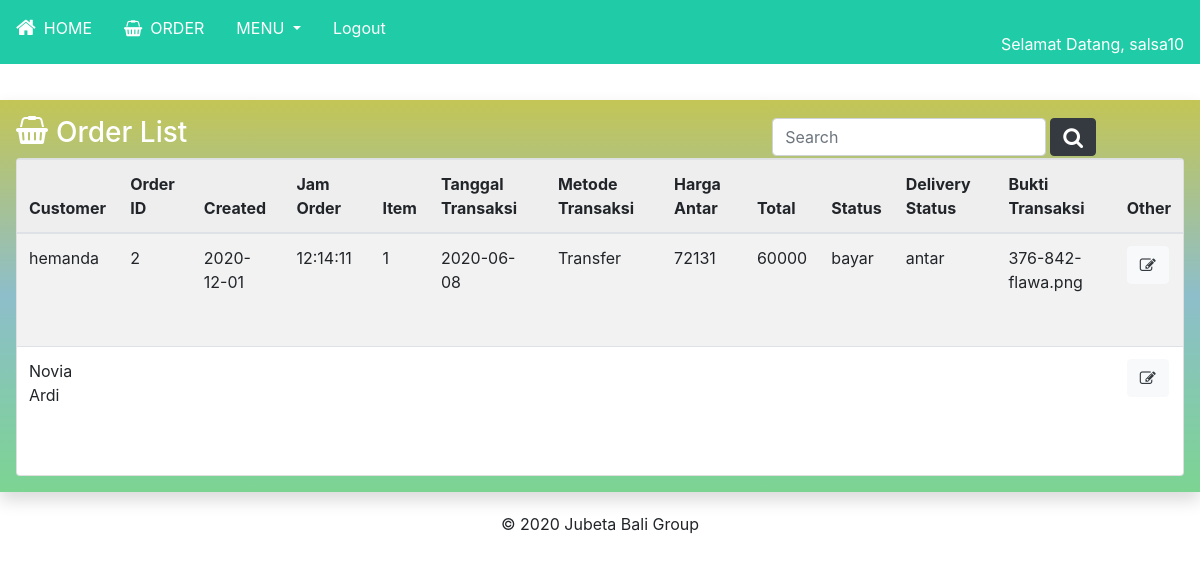
Page /admin/order.php (signed in) on the committed database.
### tables this page shows
CREATE TABLE `detail_user` (
  `id_detail_user` int(11) NOT NULL,
  `id_pembeli` int(11) NOT NULL,
  `foto_user` varchar(225) NOT NULL,
  `nama` varchar(100) DEFAULT NULL,
  `email` varchar(100) NOT NULL,
  `tempat_lahir` varchar(100) NOT NULL,
  `tgl_lahir` date DEFAULT NULL,
  `alamat` varchar(100) NOT NULL,
  `no_telp` varchar(50) NOT NULL,
  `jenis_kelamin` varchar(25) DEFAULT NULL,
  `ktp_selfie` varchar(225) NOT NULL,
  `foto_ktp` varchar(225) NOT NULL
);

CREATE TABLE `pesan` (
  `id_pesan` int(11) NOT NULL,
  `id_produk` int(11) DEFAULT NULL,
  `id_user` int(11) DEFAULT NULL,
  `tgl_order` date DEFAULT NULL,
  `jam_order` time DEFAULT NULL,
  `jml_order` int(11) DEFAULT NULL
);

CREATE TABLE `transaksi` (
  `id_transaksi` int(11) NOT NULL,
  `id_pesan` int(100) NOT NULL,
  `tgl_transaksi` date NOT NULL,
  `metode_pembayaran` enum('Transfer','COD','','') NOT NULL,
  `harga_antar` int(11) DEFAULT NULL,
  `status` varchar(25) DEFAULT NULL,
  `produk_status` varchar(50) NOT NULL,
  `total_harga` int(11) DEFAULT NULL,
  `bukti_pembayaran` varchar(50) NOT NULL
);

### admin/order.php (the view, shortened to what this page needs)
<?php
if($_SESSION){
  $username = $_SESSION["username"];
}else{
    header("Location: ../login.php");
}
require 'function-1.php';
$result= mysqli_query($koneksi, "SELECT us.nama, od.id_pesan, od.tgl_order, od.jam_order, od.jml_order, tr.tgl_transaksi, tr.metode_pembayaran, tr.harga_antar, tr.total_harga, tr.status, tr.produk_status, tr.bukti_pembayaran
                        FROM user_jubeta LEFT JOIN detail_user us ON id_user = us.id_pembeli
                        LEFT JOIN pesan od ON us.id_pembeli = od.id_user LEFT JOIN transaksi tr ON od.id_pesan = tr.id_pesan WHERE tingkatan_user = 'user'");
?>
<!DOCTYPE html>
<html lang="en">
<head>
    <link rel="stylesheet" href="https://cdn.jsdelivr.net/npm/bootstrap@4.5.3/dist/css/bootstrap.min.css">
    <link rel="stylesheet" href="../assets/style.css"/>
    <link rel="stylesheet" href="https://stackpath.bootstrapcdn.com/font-awesome/4.7.0/css/font-awesome.min.css"/>
</head>
<body>
  <header>
  <?php include '../assets/layout/header.php' ?>
      </header>
  <div class="content-order p-3 shadow"  id="OrderBg">
        <form action="" method="POST" class="form-inline text-white">
          <h3><i class="fa fa-shopping-basket d-inline-block align-top mr-2"></i>Order List</h3>
          <div class="row">
            <div class="form-group">
              <input class="form-control mr-sm-1 shadow-none" type="text" id="left" name="kunci" placeholder="Search">
              <button class="btn btn-dark" type="search" name="cari"><i class="fa fa-search fa-lg" ></i></button>
            </div>
          </div>
        </form>
       <div class="card">
        <table class="table table-striped table-fixed tableFixHead">
            <thead>
              <tr>
              <th scope="col">Customer</th>
                <th scope="col">Order ID</th>
                <th scope="col">Created</th>
                <th scope="col">Jam Order</th>
                <th scope="col">Item</th>
                <th scope="col">Tanggal Transaksi</th>
                <th scope="col">Metode Transaksi</th>
                <th scope="col">Harga Antar</th>
                <th scope="col">Total</th>
                <th scope="col">Status</th>
                <th scope="col">Delivery Status</th>
                <th scope="col">Bukti Transaksi</th>
                <th scope="col">Other</th>
              </tr>
            </thead>
            <tbody>
            <?php
             foreach($result as $order):
            ?>
              <tr>
                <td><?php echo $order['nama'];?></td>
                <td><?php echo $order['id_pesan'];?></td>
                <td><?php echo $order['tgl_order'];?></td>
                <td><?php echo $order['jam_order'];?></td>
                <td><?php echo $order['jml_order'];?></td>
                <td><?php echo $order['tgl_transaksi'];?></td>
                <td><?php echo $order['metode_pembayaran'];?></td>
                <td><?php echo $order['harga_antar'];?></td>
                <td><?php echo $order['total_harga'];?></td>
                <td><?php echo $order['status'];?></td>
                <td><?php echo $order['produk_status'];?></td>
                <td><?php echo $order['bukti_pembayaran'];?></td>
              <td>
                <button class="btn btn-light" type="submit"><a href="update-order.php?id_pesan=<?= $order["id_pesan"]; ?>" class="text-dark"><i class="fa fa-edit fa-md"></i></a></button>
              </td>
              </tr>
              <?php
              endforeach
              ?>
            </tbody>
          </table>
        </div>
    </div>
    <footer class="container mt-3">
      <p class="text-center">&copy; 2020 Jubeta Bali Group</p>
    </footer>
</body>
</html>

### assets/layout/header.php (shortened to what this page needs)
<nav>
        <ul class="nav justify-content-left navadmin fixed-top">
            <li class="nav-item  mt-2">
              <a class="nav-link active  text-white" href="../admin/dasboard-admin.php"><i class="fa fa-home d-inline-block align-top mt-1 mr-2 fa-lg"></i>HOME</a>
            </li>
            <li class="nav-item  mt-2">
              <a class="nav-link  text-white" href="../admin/order.php"><i class="fa fa-shopping-basket d-inline-block align-top mt-1 mr-2"></i>ORDER</a>
            </li>
            <li class="nav-item dropdown  mt-2">
              <a class="nav-link dropdown-toggle text-white" href="#" id="navbarDropdown" role="button" data-toggle="dropdown" aria-haspopup="true" aria-expanded="false">
                MENU
              </a>
            </li>
            <li class="nav-item  mt-2">
            <?php if ($_SESSION) : ?>
                <a class="nav-link js-scroll-trigger text-white" href="../logout.php">Logout</a>
              <?php else : ?>
                <a class="nav-link js-scroll-trigger text-white" href="../login.php">Login</a>
              <?php endif ?>
            </li>
            <a class="navbar-brand ml-auto  mt-2" href="#" >
              <li >
                <?php if ($_SESSION) : ?>
                      <a class="nav-link js-scroll-trigger text-white" href="#">Selamat Datang, <?php echo $username; ?></a>
                  <?php endif ?>
                </li>
            </a>
          </ul>
    </nav>

### assets/style.css (style rules this page uses)
.left, .icon1, .nav-item { color: white; }
.navadmin, .mynav { background-color: rgb(32, 204, 167); }
#left { margin-left: 600px; }
.tableFixHead { overflow-y: scroll; height: 300px; }
.tableFixHead thead th { position: sticky; top: -1px; }
table { border-collapse: collapse; width: 100%; }
th, td { padding: 8px 16px; }
th { background:#eee; }
#OrderBg { background: linear-gradient(rgb(195, 197, 85),rgb(141, 190, 202),rgb(124, 212, 146)); background-repeat: no-repeat; }
.content-order { margin-top: 100px; margin-bottom: 20px; }

### rows in the picture
detail_user: nama "hemanda", pesan.id_pesan "2", pesan.tgl_order "2020-12-01", pesan.jam_order "12:14:11", pesan.jml_order "1", transaksi.tgl_transaksi "2020-06-08", transaksi.metode_pembayaran "Transfer", transaksi.harga_antar "72131", transaksi.total_harga "60000", transaksi.status "bayar", transaksi.produk_status "antar", transaksi.bukti_pembayaran "376-842-flawa.png"
detail_user: nama "Novia Ardi"

### other values in the picture
$username "salsa10"
